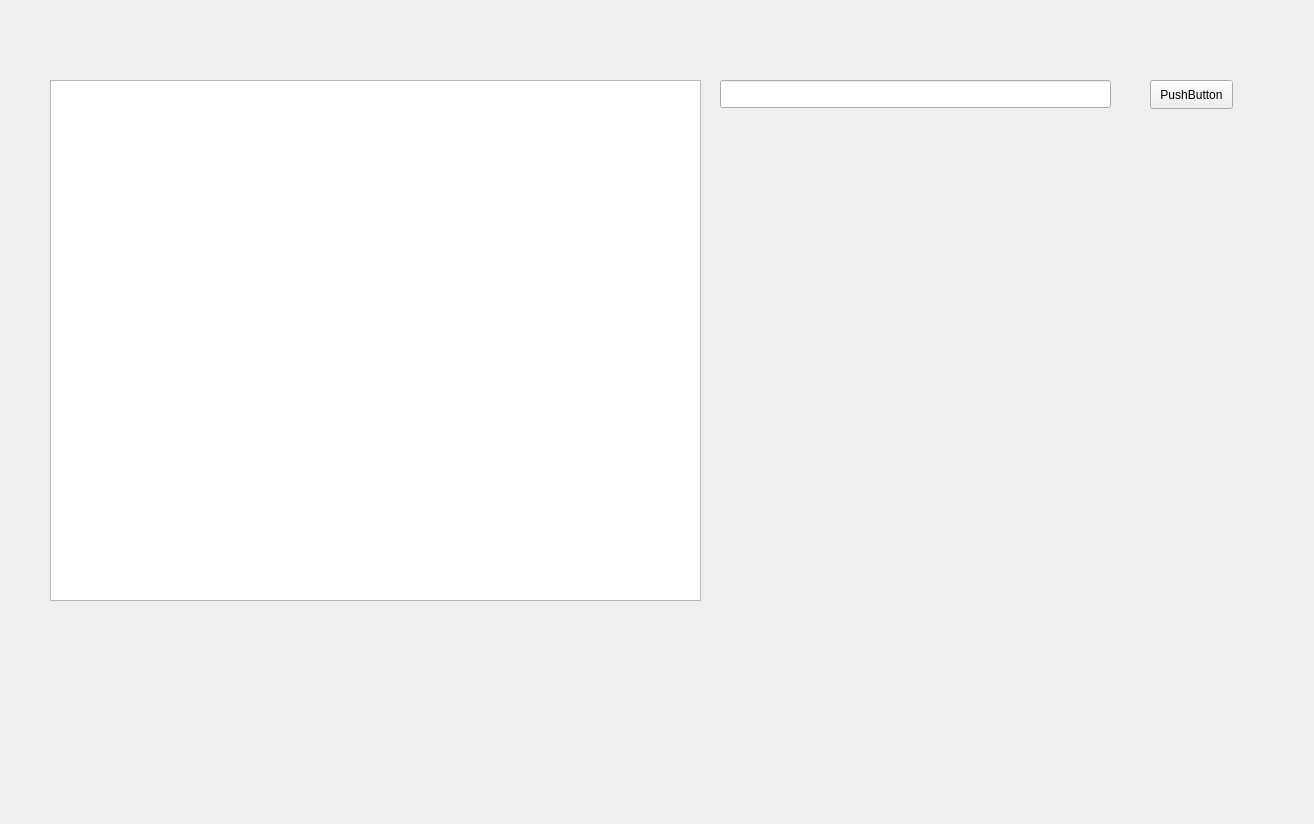
<?xml version="1.0" encoding="UTF-8"?>
<ui version="4.0">
 <class>Form</class>
 <widget class="QWidget" name="Form">
  <property name="geometry">
   <rect>
    <x>0</x>
    <y>0</y>
    <width>1314</width>
    <height>824</height>
   </rect>
  </property>
  <property name="windowTitle">
   <string>Form</string>
  </property>
  <widget class="QPushButton" name="pushButton">
   <property name="geometry">
    <rect>
     <x>1150</x>
     <y>80</y>
     <width>83</width>
     <height>29</height>
    </rect>
   </property>
   <property name="text">
    <string>PushButton</string>
   </property>
  </widget>
  <widget class="QLineEdit" name="lineEdit">
   <property name="geometry">
    <rect>
     <x>720</x>
     <y>80</y>
     <width>391</width>
     <height>28</height>
    </rect>
   </property>
  </widget>
  <widget class="QListWidget" name="listWidget">
   <property name="geometry">
    <rect>
     <x>50</x>
     <y>80</y>
     <width>651</width>
     <height>521</height>
    </rect>
   </property>
  </widget>
 </widget>
 <resources/>
 <connections/>
</ui>
